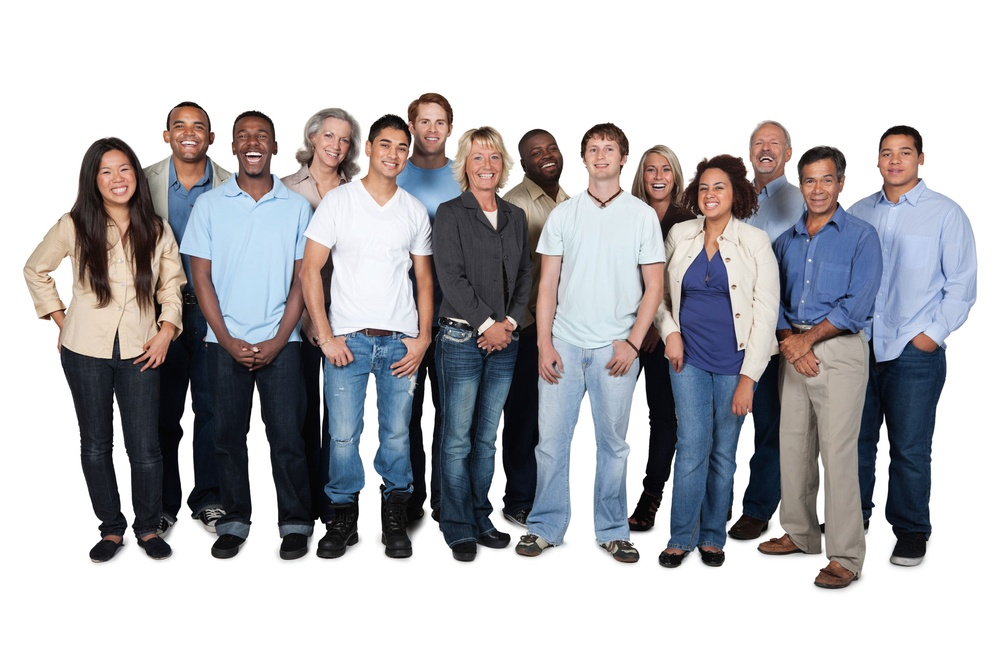
#> input picture CV - Face Detection/Images/image3.jpg, 1000 x 666 px, shrunk from 2716 x 1810 before the run, found by its file name
$ python FaceDetectionFineTuned.py
#> lines starting #> are read from the running program, lines starting #| are printed output that depends on the picture; after the words box and inside, x2 and y2 are one past the last pixel; in counts of white or black regions, pixels touching at a corner belong together
import cv2

imagePath = 'D:\\Study Materials\\Study\\My Python Workspace\\Intro-to-ML-and-DL-with-Python\\CV - Face Detection\\Images\\image3.jpg'
cascadeClassifierPath = 'D:\\Study Materials\\Study\\My Python Workspace\\Intro-to-ML-and-DL-with-Python\\CV - Face Detection\\haarcascade_frontalface_alt.xml'

cascadeClassifier = cv2.CascadeClassifier(cascadeClassifierPath)

img = cv2.imread(imagePath)
#> img is the input picture: shape (666, 1000, 3); mean B, G, R 185.1, 181.8, 182.6
if img is not None:
    grayImage = cv2.cvtColor(img,cv2.COLOR_BGR2GRAY)
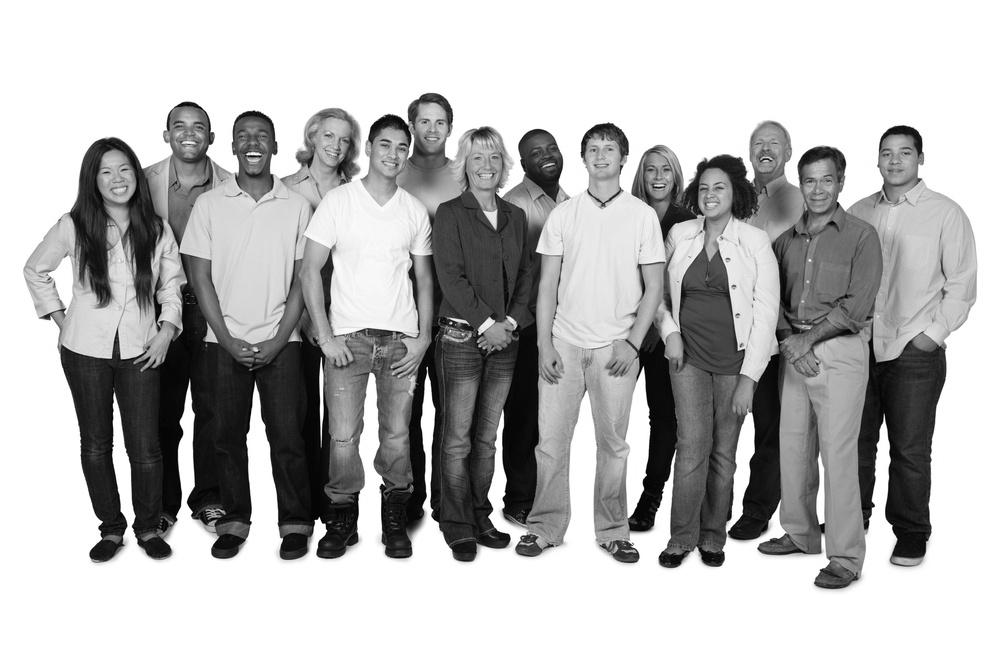
#> grayImage: shape (666, 1000); min 0, max 255, mean 182.4
else:
    print("Empty Frame!")
    exit(1)

detectedFaces = cascadeClassifier.detectMultiScale(grayImage, scaleFactor=1.1, minNeighbors=4, minSize=(15,15))
#> detectedFaces = 13 rows, first 6: [411, 105, 43, 43], [580, 134, 44, 44], [872, 135, 48, 48], [638, 153, 43, 43], [795, 162, 48, 48], [92, 153, 47, 47]

for(x,y,width, height) in detectedFaces:
    cv2.rectangle(img, (x,y), (x+width, y+height), (0,255,0), 10)
#> this loop made 13 passes
#> (x, y, width, height) on passes 1 to 12: (411, 105, 43, 43), (580, 134, 44, 44), (872, 135, 48, 48), (638, 153, 43, 43), (795, 162, 48, 48), (92, 153, 47, 47), (690, 170, 44, 44), (166, 109, 46, 46), (314, 121, 43, 43), (369, 127, 49, 49), (229, 117, 48, 48), (744, 126, 44, 44)
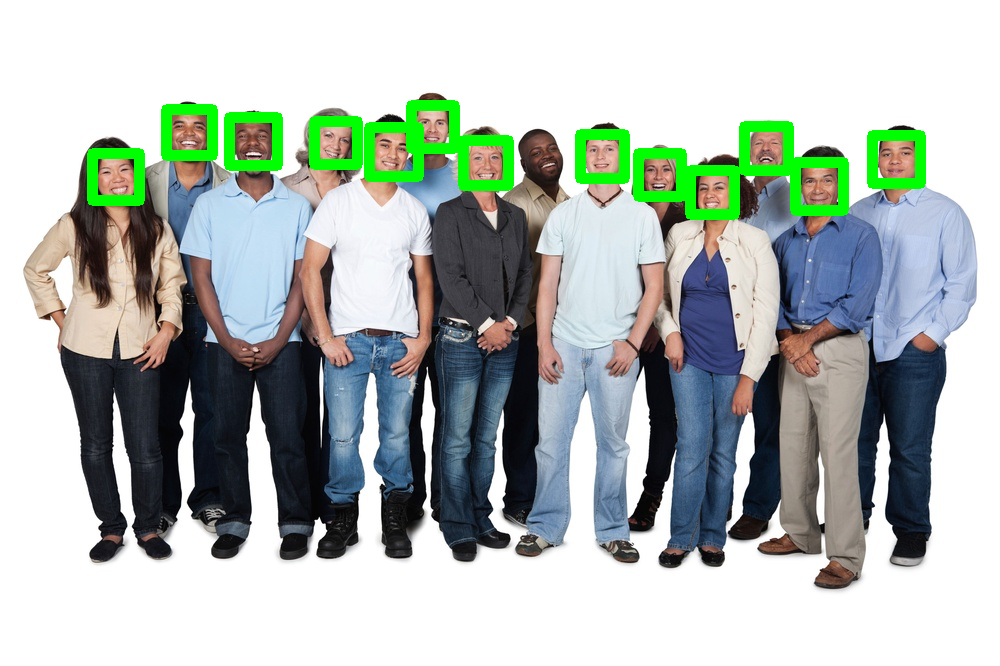
#> img: shape (666, 1000, 3); 3.77% of pixels changed, all inside (x1, y1, x2, y2) = (87, 100, 926, 220)

cv2.imwrite('Output2.jpg',img)

$ run again, with CV - Face Detection/Images/1.jpg copied over CV - Face Detection/Images/image3.jpg
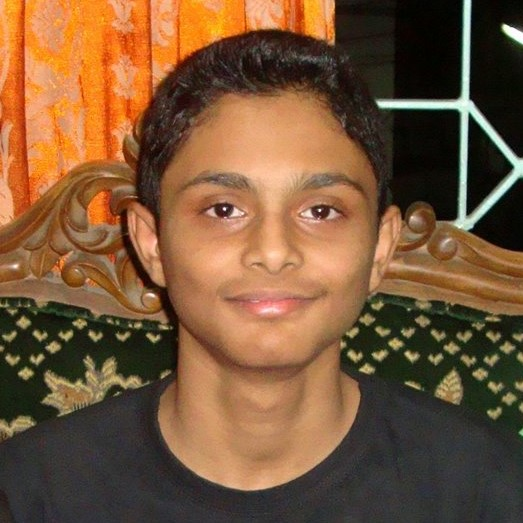
#> input picture CV - Face Detection/Images/1.jpg, 523 x 523 px, found by its file name
#> img is the input picture: shape (523, 523, 3); mean B, G, R 56.7, 86.4, 120.8
#> `grayImage = cv2.cvtColor(img,cv2.COLOR_BGR2GRAY)`:
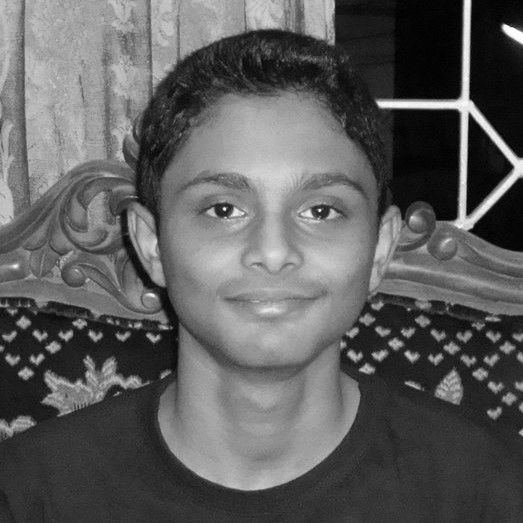
#> grayImage: shape (523, 523); min 0, max 255, mean 93.3
#> detectedFaces = [[143, 110, 258, 258]]
#> the loop `for(x,y,width, height) in detectedFaces:` made 1 pass
#> after the loop `for(x,y,width, height) in detectedFaces:`:
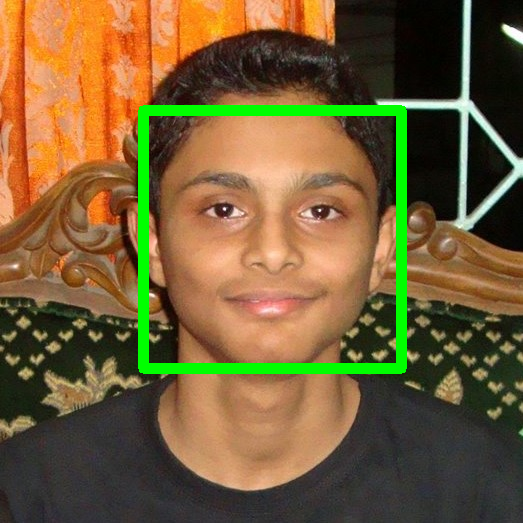
#> img: shape (523, 523, 3); 4.14% of pixels changed, all inside (x1, y1, x2, y2) = (138, 105, 407, 374)
